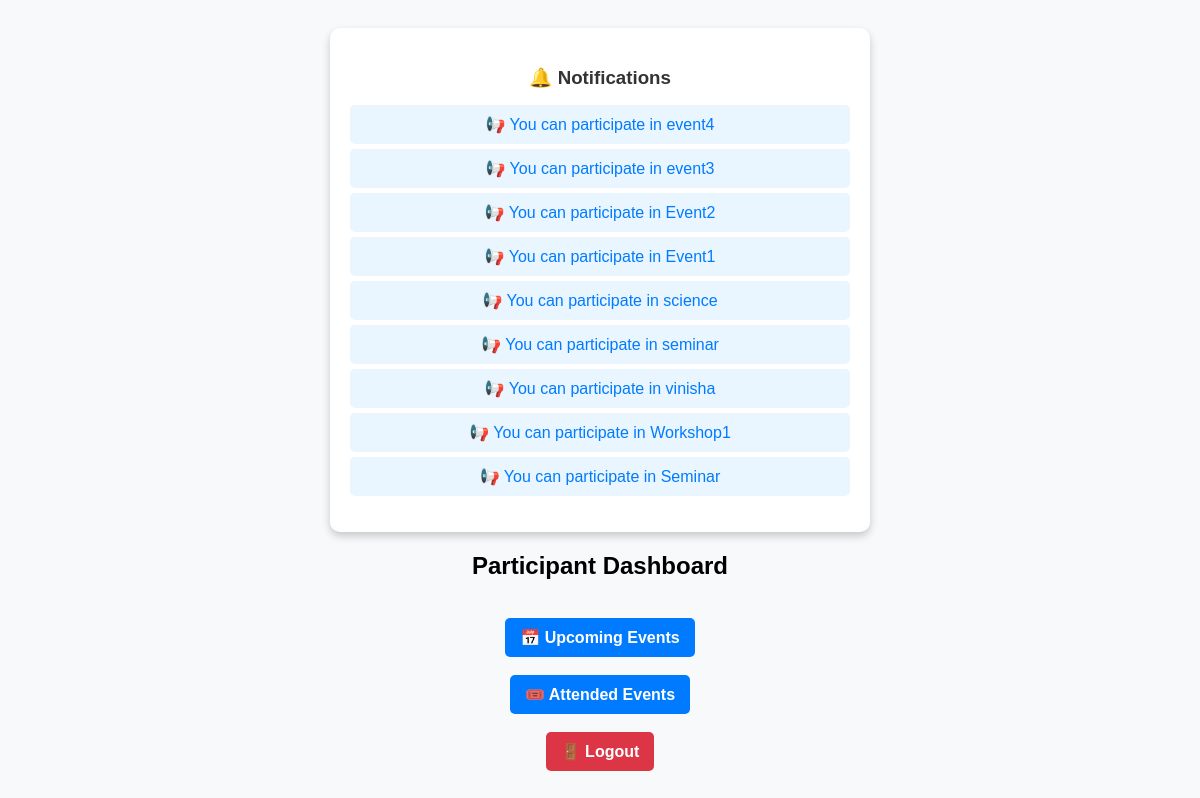
/participant_dashboard (signed in), run on the app's committed database.
### myapp/models.py (models this page shows, shortened)
class Notification(models.Model):
    user = models.ForeignKey(CustomUser, on_delete=models.CASCADE)
    message = models.TextField()
    created_at = models.DateTimeField(auto_now_add=True)

### myapp/views.py (the view)
# urls.py: path('participant_dashboard',views.participant_dashboard, name = 'participant_dashboard'),
@login_required
def participant_dashboard(request):
    notifications = Notification.objects.filter(user=request.user).order_by('-created_at')
    return render(request, "participant_dashboard.html", {"notifications": notifications})

### templates/participant_dashboard.html (shortened to what this page needs)
{% if notifications %}
    <div class="notification-container">
        <h3>🔔 Notifications</h3>
        <ul class="notification-list">
            {% for notification in notifications %}
                <li>📢 {{ notification.message }}</li>
            {% endfor %}
        </ul>
    </div>
{% else %}
    <p class="no-notifications">No notifications</p>
{% endif %}
<div class="dashboard-container">
    <h2>Participant Dashboard</h2>
    <div class="participant-dashboard-links">
        <br><a href="{% url 'upcoming_events' %}" class="btn">📅 Upcoming Events</a></br>
        <br><a href="{% url 'attended_events' %}" class="btn">🎟️ Attended Events</a></br>
        <br><a href="{% url 'participant_logout' %}" class="logout-btn">🚪 Logout </a></br>
    </div>
</div>

### templates/participant_dashboard.html (style rules this page uses)
.notification-container { max-width: 500px; margin: auto; background: #ffffff; padding: 20px; border-radius: 10px; box-shadow: 0 4px 8px rgba(0, 0, 0, 0.2); }
h3 { color: #333; margin-bottom: 15px; }
.notification-list { list-style: none; padding: 0; }
.notification-list li { background: #e9f5ff; color: #007bff; padding: 10px; border-radius: 5px; margin: 5px 0; }
.btn { display: inline-block; text-decoration: none; background-color: #007bff; color: white; padding: 10px 15px; border-radius: 5px; font-size: 16px; font-weight: bold; }
.logout-btn { display: inline-block; text-decoration: none; background-color: #dc3545 !important; color: white; padding: 10px 15px; border-radius: 5px; font-size: 16px; font-weight: bold; }

### data on the page
Notification: message "You can participate in event4"
Notification: message "You can participate in event3"
Notification: message "You can participate in Event2"
Notification: message "You can participate in Event1"
Notification: message "You can participate in science"
Notification: message "You can participate in seminar"
Notification: message "You can participate in vinisha"
Notification: message "You can participate in Workshop1"
Notification: message "You can participate in Seminar"
